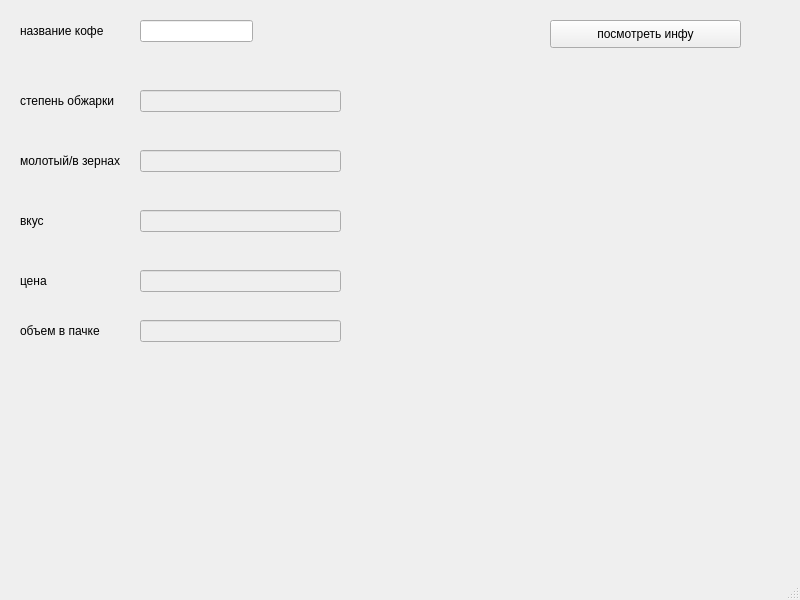
<?xml version="1.0" encoding="UTF-8"?>
<ui version="4.0">
 <class>MainWindow</class>
 <widget class="QMainWindow" name="MainWindow">
  <property name="geometry">
   <rect>
    <x>0</x>
    <y>0</y>
    <width>800</width>
    <height>600</height>
   </rect>
  </property>
  <property name="windowTitle">
   <string>MainWindow</string>
  </property>
  <widget class="QWidget" name="centralwidget">
   <widget class="QLabel" name="label">
    <property name="geometry">
     <rect>
      <x>20</x>
      <y>20</y>
      <width>111</width>
      <height>21</height>
     </rect>
    </property>
    <property name="text">
     <string>название кофе</string>
    </property>
   </widget>
   <widget class="QLineEdit" name="coffee_name">
    <property name="geometry">
     <rect>
      <x>140</x>
      <y>20</y>
      <width>113</width>
      <height>22</height>
     </rect>
    </property>
   </widget>
   <widget class="QLineEdit" name="degree_of_roasting">
    <property name="enabled">
     <bool>false</bool>
    </property>
    <property name="geometry">
     <rect>
      <x>140</x>
      <y>90</y>
      <width>201</width>
      <height>22</height>
     </rect>
    </property>
   </widget>
   <widget class="QLabel" name="label_2">
    <property name="geometry">
     <rect>
      <x>20</x>
      <y>90</y>
      <width>111</width>
      <height>21</height>
     </rect>
    </property>
    <property name="text">
     <string>степень обжарки</string>
    </property>
   </widget>
   <widget class="QLineEdit" name="beans_or_ground">
    <property name="enabled">
     <bool>false</bool>
    </property>
    <property name="geometry">
     <rect>
      <x>140</x>
      <y>150</y>
      <width>201</width>
      <height>22</height>
     </rect>
    </property>
   </widget>
   <widget class="QLabel" name="label_3">
    <property name="geometry">
     <rect>
      <x>20</x>
      <y>150</y>
      <width>111</width>
      <height>21</height>
     </rect>
    </property>
    <property name="text">
     <string>молотый/в зернах</string>
    </property>
   </widget>
   <widget class="QLineEdit" name="taste">
    <property name="enabled">
     <bool>false</bool>
    </property>
    <property name="geometry">
     <rect>
      <x>140</x>
      <y>210</y>
      <width>201</width>
      <height>22</height>
     </rect>
    </property>
   </widget>
   <widget class="QLabel" name="label_4">
    <property name="geometry">
     <rect>
      <x>20</x>
      <y>210</y>
      <width>111</width>
      <height>21</height>
     </rect>
    </property>
    <property name="text">
     <string>вкус</string>
    </property>
   </widget>
   <widget class="QLineEdit" name="price">
    <property name="enabled">
     <bool>false</bool>
    </property>
    <property name="geometry">
     <rect>
      <x>140</x>
      <y>270</y>
      <width>201</width>
      <height>22</height>
     </rect>
    </property>
   </widget>
   <widget class="QLabel" name="label_5">
    <property name="geometry">
     <rect>
      <x>20</x>
      <y>270</y>
      <width>111</width>
      <height>21</height>
     </rect>
    </property>
    <property name="text">
     <string>цена</string>
    </property>
   </widget>
   <widget class="QLineEdit" name="volume">
    <property name="enabled">
     <bool>false</bool>
    </property>
    <property name="geometry">
     <rect>
      <x>140</x>
      <y>320</y>
      <width>201</width>
      <height>22</height>
     </rect>
    </property>
   </widget>
   <widget class="QLabel" name="label_6">
    <property name="geometry">
     <rect>
      <x>20</x>
      <y>320</y>
      <width>111</width>
      <height>21</height>
     </rect>
    </property>
    <property name="text">
     <string>объем в пачке</string>
    </property>
   </widget>
   <widget class="QLabel" name="error_label">
    <property name="geometry">
     <rect>
      <x>340</x>
      <y>20</y>
      <width>171</width>
      <height>21</height>
     </rect>
    </property>
    <property name="text">
     <string/>
    </property>
   </widget>
   <widget class="QPushButton" name="inf_btn">
    <property name="geometry">
     <rect>
      <x>550</x>
      <y>20</y>
      <width>191</width>
      <height>28</height>
     </rect>
    </property>
    <property name="text">
     <string>посмотреть инфу</string>
    </property>
   </widget>
  </widget>
  <widget class="QMenuBar" name="menubar">
   <property name="geometry">
    <rect>
     <x>0</x>
     <y>0</y>
     <width>800</width>
     <height>26</height>
    </rect>
   </property>
  </widget>
  <widget class="QStatusBar" name="statusbar"/>
 </widget>
 <resources/>
 <connections/>
</ui>
